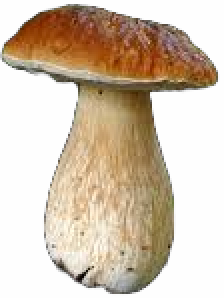
#> input picture mushroom images/1.png, 112 x 149 px (shown 2 times larger); its folder holds 4 pictures in this run
$ python mushroom_resizer.py
#> lines starting #> are read from the running program, lines starting #| are printed output that depends on the picture
import os
from PIL import Image

dir = './mushroom images/'

for count, file in enumerate(os.listdir(dir)):
    image = Image.open(dir + file)
#> image is the input picture: PIL image 112x149 RGBA; mean R, G, B, A 87.9, 71.6, 52.6, 131.2
    width, height = image.size
#> width = 112; height = 149

    # make bigger side's length 150; match other side's length while maintaining ratio
    if width > height:
        height = int(height * 150 / width)
        width = 150
    else:
        width = int(width * 150 / height)
        height = 150

    image = image.resize((width, height))
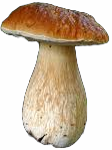
#> image: PIL image 112x150 RGBA; mean R, G, B, A 88, 71.7, 52.7, 131.2; transparent parts drawn white
    image.save(dir + str(count + 1) + '.png')
